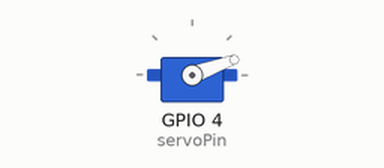
This sketch was run on a simulated ESP32. Parts: servo. What the sketch prints to the serial monitor is not drawn.

Above: at 1.05 s.
At 1.2 s:
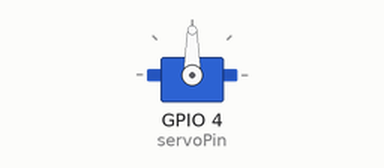
At 1.35 s:
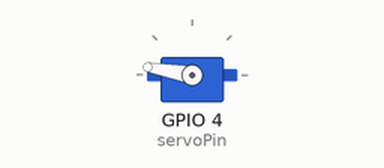
At 1.65 s:
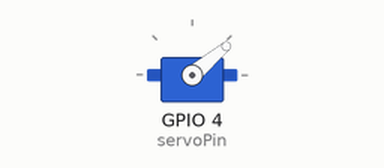
Timing chart, 0 to 4.0 s (numbered marks = the images above):
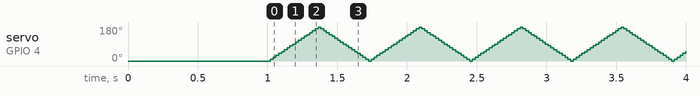

The sketch:

bt1.8_servo.ino
```cpp
#include <ESP32Servo.h>  // Thư viện ESP32Servo cho ESP32

Servo myServo;  // Tạo đối tượng Servo

const int servoPin = 4;  // Chân GPIO 4 để kết nối với Servo
int angle = 0;           // Góc hiện tại của Servo
int step = 10;            // Bước thay đổi góc

void setup() {
  // Khởi tạo Serial Monitor
  Serial.begin(9600);

  // Gắn chân servo vào đối tượng Servo
  myServo.attach(servoPin);

  // Đưa servo về vị trí 0 độ ban đầu
  myServo.write(0);
  Serial.println("Servo bắt đầu ở góc 0 độ");
  delay(1000);  // Đợi 1 giây để đảm bảo servo về góc 0 độ trước khi tiếp tục
}

void loop() {
  // Quay Servo từ 0 đến 180 độ
  myServo.write(angle);
  Serial.print("Góc Servo: ");
  Serial.println(angle);

  // Thay đổi góc quay Servo
  angle += step;

  // Nếu Servo đạt tới 180 độ hoặc 0 độ, đảo chiều thay đổi góc
  if (angle >= 180|| angle <= 0) {
    step = -step;  // Đảo chiều góc quay
  }

  // Chờ 20ms giữa mỗi lần thay đổi góc để Servo quay từ từ
  delay(20);
}
```
